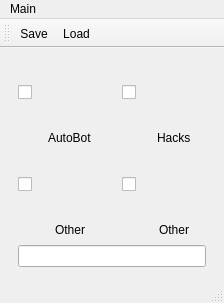
<?xml version="1.0" encoding="UTF-8"?>
<ui version="4.0">
 <class>MainFormClass</class>
 <widget class="QMainWindow" name="MainFormClass">
  <property name="geometry">
   <rect>
    <x>0</x>
    <y>0</y>
    <width>224</width>
    <height>303</height>
   </rect>
  </property>
  <property name="windowTitle">
   <string>BaseTrainer Source</string>
  </property>
  <widget class="QWidget" name="centralWidget">
   <layout class="QGridLayout" name="gridLayout_5">
    <item row="0" column="1">
     <layout class="QGridLayout" name="gridLayout">
      <item row="0" column="1">
       <widget class="QPushButton" name="pushButton">
        <property name="sizePolicy">
         <sizepolicy hsizetype="Fixed" vsizetype="Fixed">
          <horstretch>0</horstretch>
          <verstretch>0</verstretch>
         </sizepolicy>
        </property>
        <property name="minimumSize">
         <size>
          <width>64</width>
          <height>64</height>
         </size>
        </property>
        <property name="statusTip">
         <string>Make your char auto attack, loot, cc...</string>
        </property>
        <property name="text">
         <string/>
        </property>
        <property name="icon">
         <iconset resource="mainform.qrc">
          <normaloff>:/MainForm/Resources/robot.png</normaloff>:/MainForm/Resources/robot.png</iconset>
        </property>
        <property name="iconSize">
         <size>
          <width>64</width>
          <height>64</height>
         </size>
        </property>
        <property name="flat">
         <bool>true</bool>
        </property>
       </widget>
      </item>
      <item row="0" column="0">
       <widget class="QCheckBox" name="botChk">
        <property name="layoutDirection">
         <enum>Qt::RightToLeft</enum>
        </property>
        <property name="text">
         <string/>
        </property>
       </widget>
      </item>
      <item row="1" column="1">
       <layout class="QHBoxLayout" name="horizontalLayout">
        <item>
         <widget class="QLabel" name="label_2">
          <property name="sizePolicy">
           <sizepolicy hsizetype="Fixed" vsizetype="Fixed">
            <horstretch>0</horstretch>
            <verstretch>0</verstretch>
           </sizepolicy>
          </property>
          <property name="text">
           <string>AutoBot</string>
          </property>
         </widget>
        </item>
       </layout>
      </item>
     </layout>
    </item>
    <item row="0" column="2">
     <spacer name="horizontalSpacer">
      <property name="orientation">
       <enum>Qt::Horizontal</enum>
      </property>
      <property name="sizeHint" stdset="0">
       <size>
        <width>40</width>
        <height>20</height>
       </size>
      </property>
     </spacer>
    </item>
    <item row="0" column="3">
     <layout class="QGridLayout" name="gridLayout_2">
      <item row="0" column="1">
       <widget class="QPushButton" name="pushButton_2">
        <property name="sizePolicy">
         <sizepolicy hsizetype="Fixed" vsizetype="Fixed">
          <horstretch>0</horstretch>
          <verstretch>0</verstretch>
         </sizepolicy>
        </property>
        <property name="minimumSize">
         <size>
          <width>64</width>
          <height>64</height>
         </size>
        </property>
        <property name="statusTip">
         <string>Change Ms memory to take advantage</string>
        </property>
        <property name="text">
         <string/>
        </property>
        <property name="icon">
         <iconset resource="mainform.qrc">
          <normaloff>:/MainForm/Resources/robot.png</normaloff>:/MainForm/Resources/robot.png</iconset>
        </property>
        <property name="iconSize">
         <size>
          <width>64</width>
          <height>64</height>
         </size>
        </property>
        <property name="flat">
         <bool>true</bool>
        </property>
       </widget>
      </item>
      <item row="0" column="0">
       <widget class="QCheckBox" name="hackChk">
        <property name="layoutDirection">
         <enum>Qt::RightToLeft</enum>
        </property>
        <property name="text">
         <string/>
        </property>
       </widget>
      </item>
      <item row="1" column="1">
       <layout class="QHBoxLayout" name="horizontalLayout_2">
        <item>
         <widget class="QLabel" name="label_3">
          <property name="sizePolicy">
           <sizepolicy hsizetype="Fixed" vsizetype="Fixed">
            <horstretch>0</horstretch>
            <verstretch>0</verstretch>
           </sizepolicy>
          </property>
          <property name="text">
           <string>Hacks</string>
          </property>
         </widget>
        </item>
       </layout>
      </item>
     </layout>
    </item>
    <item row="1" column="1">
     <layout class="QGridLayout" name="gridLayout_3">
      <item row="0" column="1">
       <widget class="QPushButton" name="pushButton_3">
        <property name="sizePolicy">
         <sizepolicy hsizetype="Fixed" vsizetype="Fixed">
          <horstretch>0</horstretch>
          <verstretch>0</verstretch>
         </sizepolicy>
        </property>
        <property name="minimumSize">
         <size>
          <width>64</width>
          <height>64</height>
         </size>
        </property>
        <property name="statusTip">
         <string>Not coded yet :(</string>
        </property>
        <property name="text">
         <string/>
        </property>
        <property name="icon">
         <iconset resource="mainform.qrc">
          <normaloff>:/MainForm/Resources/robot.png</normaloff>:/MainForm/Resources/robot.png</iconset>
        </property>
        <property name="iconSize">
         <size>
          <width>64</width>
          <height>64</height>
         </size>
        </property>
        <property name="flat">
         <bool>true</bool>
        </property>
       </widget>
      </item>
      <item row="0" column="0">
       <widget class="QCheckBox" name="checkBox_3">
        <property name="layoutDirection">
         <enum>Qt::RightToLeft</enum>
        </property>
        <property name="text">
         <string/>
        </property>
       </widget>
      </item>
      <item row="1" column="1">
       <layout class="QHBoxLayout" name="horizontalLayout_3">
        <item>
         <widget class="QLabel" name="label_4">
          <property name="sizePolicy">
           <sizepolicy hsizetype="Fixed" vsizetype="Fixed">
            <horstretch>0</horstretch>
            <verstretch>0</verstretch>
           </sizepolicy>
          </property>
          <property name="text">
           <string>Other</string>
          </property>
         </widget>
        </item>
       </layout>
      </item>
     </layout>
    </item>
    <item row="1" column="3">
     <layout class="QGridLayout" name="gridLayout_4">
      <item row="0" column="1">
       <widget class="QPushButton" name="pushButton_4">
        <property name="sizePolicy">
         <sizepolicy hsizetype="Fixed" vsizetype="Fixed">
          <horstretch>0</horstretch>
          <verstretch>0</verstretch>
         </sizepolicy>
        </property>
        <property name="minimumSize">
         <size>
          <width>64</width>
          <height>64</height>
         </size>
        </property>
        <property name="statusTip">
         <string>Not coded yet :(</string>
        </property>
        <property name="text">
         <string/>
        </property>
        <property name="icon">
         <iconset resource="mainform.qrc">
          <normaloff>:/MainForm/Resources/robot.png</normaloff>:/MainForm/Resources/robot.png</iconset>
        </property>
        <property name="iconSize">
         <size>
          <width>64</width>
          <height>64</height>
         </size>
        </property>
        <property name="flat">
         <bool>true</bool>
        </property>
       </widget>
      </item>
      <item row="0" column="0">
       <widget class="QCheckBox" name="checkBox_4">
        <property name="layoutDirection">
         <enum>Qt::RightToLeft</enum>
        </property>
        <property name="text">
         <string/>
        </property>
       </widget>
      </item>
      <item row="1" column="1">
       <layout class="QHBoxLayout" name="horizontalLayout_4">
        <item>
         <widget class="QLabel" name="label_5">
          <property name="sizePolicy">
           <sizepolicy hsizetype="Fixed" vsizetype="Fixed">
            <horstretch>0</horstretch>
            <verstretch>0</verstretch>
           </sizepolicy>
          </property>
          <property name="text">
           <string>Other</string>
          </property>
         </widget>
        </item>
       </layout>
      </item>
     </layout>
    </item>
    <item row="2" column="1" colspan="3">
     <widget class="QLineEdit" name="senderTxt">
      <property name="toolTip">
       <string>Press enter to send the packet!</string>
      </property>
     </widget>
    </item>
    <item row="0" column="0">
     <spacer name="horizontalSpacer_2">
      <property name="orientation">
       <enum>Qt::Horizontal</enum>
      </property>
      <property name="sizeHint" stdset="0">
       <size>
        <width>40</width>
        <height>20</height>
       </size>
      </property>
     </spacer>
    </item>
    <item row="0" column="4">
     <spacer name="horizontalSpacer_5">
      <property name="orientation">
       <enum>Qt::Horizontal</enum>
      </property>
      <property name="sizeHint" stdset="0">
       <size>
        <width>40</width>
        <height>20</height>
       </size>
      </property>
     </spacer>
    </item>
   </layout>
  </widget>
  <widget class="QMenuBar" name="menuBar">
   <property name="geometry">
    <rect>
     <x>0</x>
     <y>0</y>
     <width>224</width>
     <height>21</height>
    </rect>
   </property>
   <widget class="QMenu" name="menuMain">
    <property name="title">
     <string>Main</string>
    </property>
    <addaction name="actionSave"/>
    <addaction name="actionLoad"/>
   </widget>
   <addaction name="menuMain"/>
  </widget>
  <widget class="QToolBar" name="mainToolBar">
   <attribute name="toolBarArea">
    <enum>TopToolBarArea</enum>
   </attribute>
   <attribute name="toolBarBreak">
    <bool>false</bool>
   </attribute>
   <addaction name="actionSave"/>
   <addaction name="actionLoad"/>
  </widget>
  <widget class="QStatusBar" name="statusBar"/>
  <action name="actionSave">
   <property name="icon">
    <iconset resource="mainform.qrc">
     <normaloff>:/MainForm/Resources/disk.png</normaloff>:/MainForm/Resources/disk.png</iconset>
   </property>
   <property name="text">
    <string>Save</string>
   </property>
   <property name="statusTip">
    <string>Save current settings</string>
   </property>
  </action>
  <action name="actionLoad">
   <property name="icon">
    <iconset resource="mainform.qrc">
     <normaloff>:/MainForm/Resources/folder.png</normaloff>:/MainForm/Resources/folder.png</iconset>
   </property>
   <property name="text">
    <string>Load</string>
   </property>
   <property name="statusTip">
    <string>Load old setting</string>
   </property>
  </action>
 </widget>
 <layoutdefault spacing="6" margin="11"/>
 <resources>
  <include location="mainform.qrc"/>
 </resources>
 <connections>
  <connection>
   <sender>pushButton</sender>
   <signal>clicked()</signal>
   <receiver>MainFormClass</receiver>
   <slot>openBotForm()</slot>
   <hints>
    <hint type="sourcelabel">
     <x>60</x>
     <y>89</y>
    </hint>
    <hint type="destinationlabel">
     <x>77</x>
     <y>57</y>
    </hint>
   </hints>
  </connection>
  <connection>
   <sender>pushButton_2</sender>
   <signal>clicked()</signal>
   <receiver>MainFormClass</receiver>
   <slot>openHacksForm()</slot>
   <hints>
    <hint type="sourcelabel">
     <x>175</x>
     <y>78</y>
    </hint>
    <hint type="destinationlabel">
     <x>189</x>
     <y>58</y>
    </hint>
   </hints>
  </connection>
  <connection>
   <sender>actionLoad</sender>
   <signal>triggered()</signal>
   <receiver>MainFormClass</receiver>
   <slot>loadSettings()</slot>
   <hints>
    <hint type="sourcelabel">
     <x>-1</x>
     <y>-1</y>
    </hint>
    <hint type="destinationlabel">
     <x>114</x>
     <y>149</y>
    </hint>
   </hints>
  </connection>
  <connection>
   <sender>actionSave</sender>
   <signal>triggered()</signal>
   <receiver>MainFormClass</receiver>
   <slot>saveSettings()</slot>
   <hints>
    <hint type="sourcelabel">
     <x>-1</x>
     <y>-1</y>
    </hint>
    <hint type="destinationlabel">
     <x>114</x>
     <y>149</y>
    </hint>
   </hints>
  </connection>
  <connection>
   <sender>senderTxt</sender>
   <signal>returnPressed()</signal>
   <receiver>MainFormClass</receiver>
   <slot>sendPacket()</slot>
   <hints>
    <hint type="sourcelabel">
     <x>171</x>
     <y>266</y>
    </hint>
    <hint type="destinationlabel">
     <x>214</x>
     <y>263</y>
    </hint>
   </hints>
  </connection>
 </connections>
 <slots>
  <slot>openBotForm()</slot>
  <slot>openHacksForm()</slot>
  <slot>saveSettings()</slot>
  <slot>loadSettings()</slot>
  <slot>sendPacket()</slot>
 </slots>
</ui>
